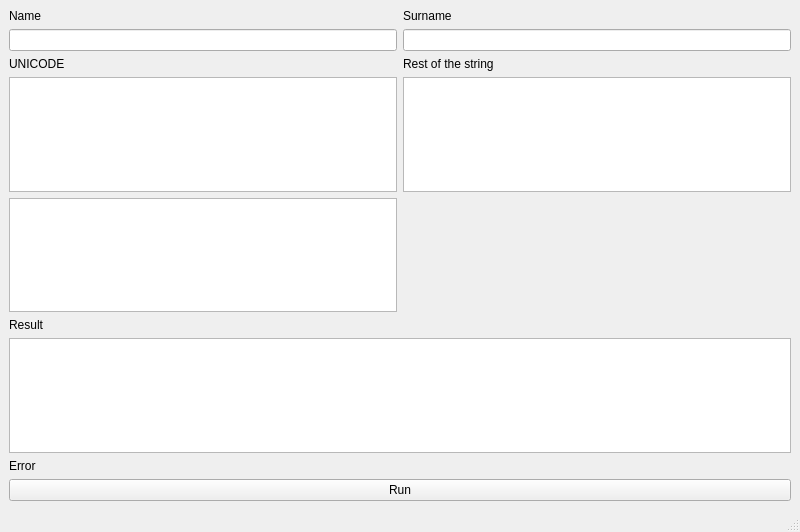
<?xml version="1.0" encoding="UTF-8"?>
<ui version="4.0">
 <class>MainWindow</class>
 <widget class="QMainWindow" name="MainWindow">
  <property name="geometry">
   <rect>
    <x>0</x>
    <y>0</y>
    <width>800</width>
    <height>532</height>
   </rect>
  </property>
  <property name="windowTitle">
   <string>MainWindow</string>
  </property>
  <widget class="QWidget" name="centralwidget">
   <layout class="QGridLayout" name="gridLayout">
    <item row="6" column="0" colspan="2">
     <widget class="QTextBrowser" name="result"/>
    </item>
    <item row="2" column="0">
     <widget class="QLabel" name="label">
      <property name="text">
       <string>UNICODE </string>
      </property>
     </widget>
    </item>
    <item row="4" column="0">
     <widget class="QTextBrowser" name="surnamenicode"/>
    </item>
    <item row="1" column="1">
     <widget class="QLineEdit" name="surnameEditor"/>
    </item>
    <item row="0" column="0">
     <widget class="QLabel" name="nameLabel">
      <property name="text">
       <string>Name</string>
      </property>
     </widget>
    </item>
    <item row="3" column="0">
     <widget class="QTextBrowser" name="nameUnicode"/>
    </item>
    <item row="2" column="1">
     <widget class="QLabel" name="label_2">
      <property name="text">
       <string>Rest of the string</string>
      </property>
     </widget>
    </item>
    <item row="3" column="1">
     <widget class="QTextBrowser" name="rest"/>
    </item>
    <item row="1" column="0">
     <widget class="QLineEdit" name="nameEditor"/>
    </item>
    <item row="5" column="0">
     <widget class="QLabel" name="label_3">
      <property name="text">
       <string>Result</string>
      </property>
     </widget>
    </item>
    <item row="0" column="1">
     <widget class="QLabel" name="surnameLabel">
      <property name="text">
       <string>Surname</string>
      </property>
     </widget>
    </item>
    <item row="10" column="0" colspan="2">
     <widget class="QLabel" name="errorLabel">
      <property name="text">
       <string>Error</string>
      </property>
     </widget>
    </item>
    <item row="11" column="0" colspan="2">
     <widget class="QPushButton" name="changeButton">
      <property name="text">
       <string>Run</string>
      </property>
     </widget>
    </item>
   </layout>
  </widget>
  <widget class="QStatusBar" name="statusbar"/>
 </widget>
 <resources/>
 <connections/>
</ui>
